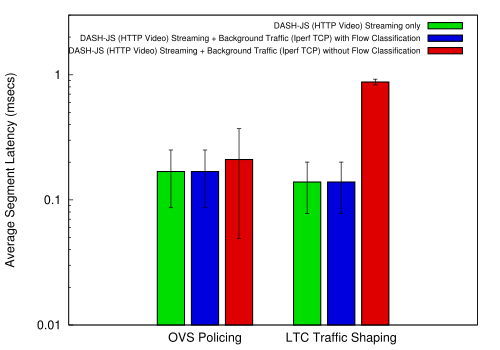

This figure's gnuplot source:
#!/usr/bin/gnuplot

set terminal postscript eps color enhanced font "Helvetica,18"


set output "plot.eps"

set yrange [0.01:3]
#set xrange [0:240]

set ytics nomirror
set xtics nomirror

#set title "Long Multiplication vs Karatsuba Multiplication Runtime Analysis"

set boxwidth 0.8
set style fill solid border 0
set style histogram errorbars gap 1 lw 2
set style data histograms
#set xtics rotate by -45


#set logscale x 2
set logscale y 10
set ylabel 'Average Segment Latency (msecs)'
#set xlabel 'Time (secs)'
set key font "Helvetica,12" vertical
# at 90,1180

#set arrow from 0,39.5714285714 to 240,39.5714285714 nohead lt 1 lc rgb "#00dd00" lw 0.5
#set arrow from 0,53.3469387755 to 240,53.3469387755 nohead lt 2 lc rgb "#dd0000" lw 0.5
#set arrow from 0,38.693877551 to 240,38.693877551 nohead lt 5 lc rgb "#0000dd" lw 0.5

plot 'data.dat' using 4:5:xtic(1) title 'DASH-JS (HTTP Video) Streaming only' lc rgb "#00dd00" lt 1 lw 3, \
     'data.dat' using 4:5:xtic(1) title 'DASH-JS (HTTP Video) Streaming + Background Traffic (Iperf TCP) with Flow Classification' lt 1 lw 3 lc rgb "#0000dd", \
     'data.dat' using 2:3:xtic(1) title 'DASH-JS (HTTP Video) Streaming + Background Traffic (Iperf TCP) without Flow Classification' lt 1 lw 3 lc rgb "#dd0000"

#plot "case3.dat" using ($1):($2):(1.0) title 'Skype Call (VoIP) only' smooth acsplines lt 1 lc rgb "#00dd00" lw 3, \
#     "case2.dat" using ($1):($2):(1.0) title 'Skype Call (VoIP) + Background Traffic (File Download) without Flow Classification' smooth acsplines lt 2 lc rgb "#dd0000" lw 3, \
#     "case1.dat" using ($1):($2):(1.0) title 'Skype Call (VoIP) + Background Traffic (File Download) with Flow Classification' smooth acsplines lt 5 lc rgb "#0000dd" lw 3

     
